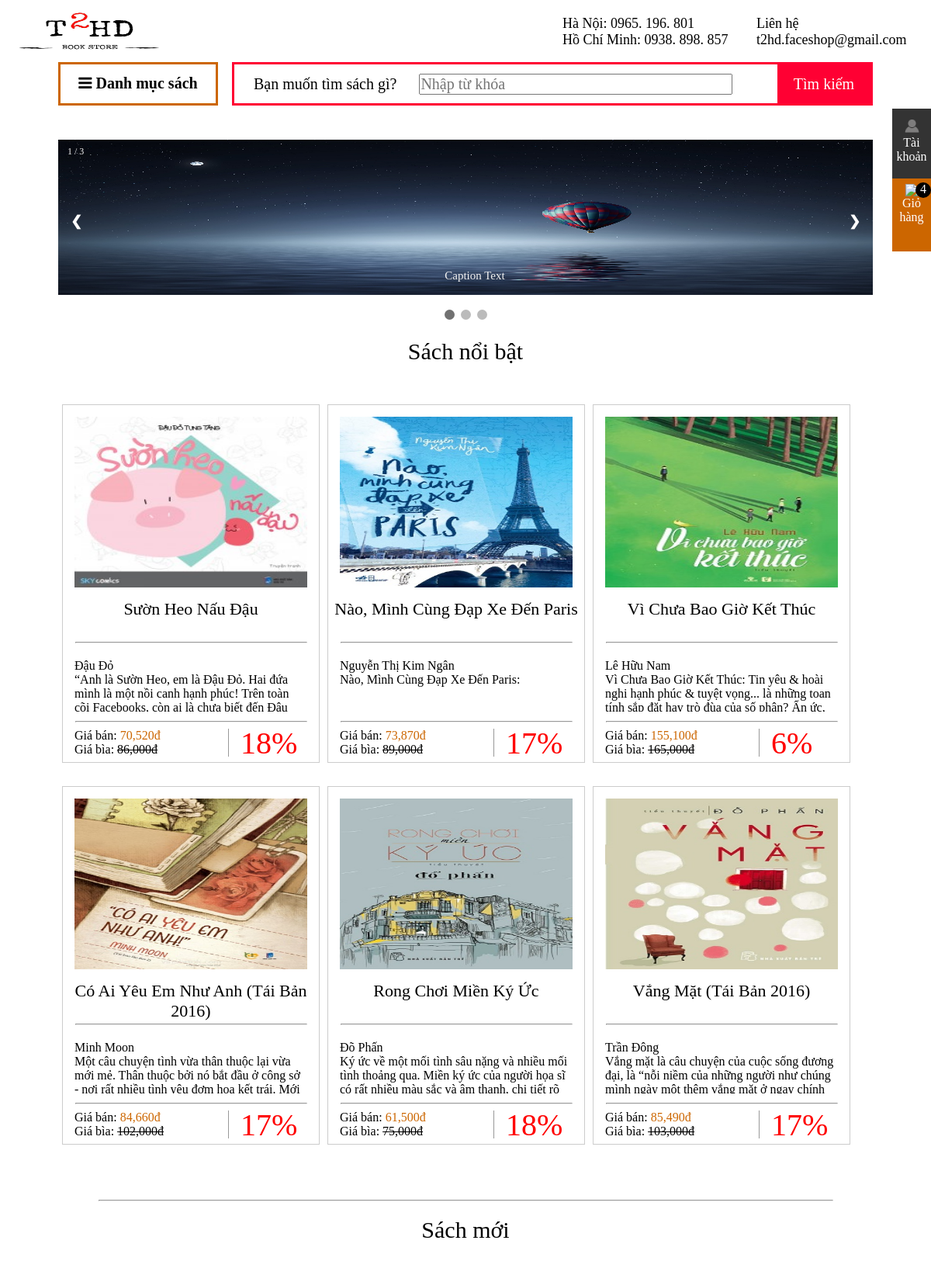
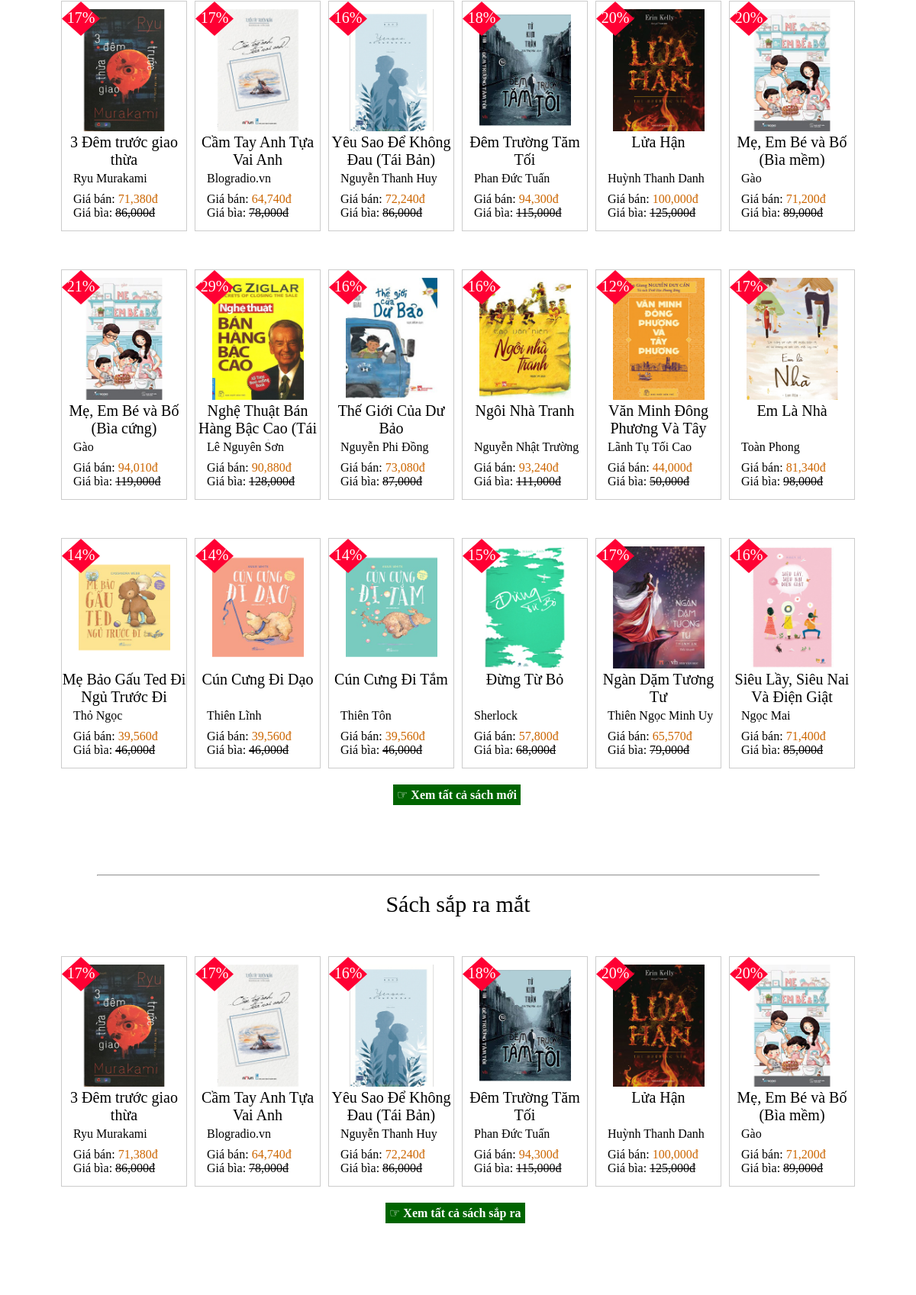
The page / (upper part) on the database its author committed (2 pictures, top to bottom).
### tables this page shows
CREATE TABLE `book` (
  `idbook` int(11) NOT NULL,
  `name` varchar(1000) NOT NULL,
  `imgdetail` varchar(100) NOT NULL COMMENT 'ảnh bìa bên trong',
  `imgbg` varchar(100) NOT NULL COMMENT 'ảnh bên ngoài',
  `idauthor` int(11) NOT NULL COMMENT 'id tác giả',
  `ngayxb` date NOT NULL COMMENT 'ngày xuất bản',
  `nhaxb` varchar(100) NOT NULL COMMENT 'nhà xuất bản',
  `nhaph` varchar(100) NOT NULL COMMENT 'nhà phát hành',
  `dangbia` varchar(100) NOT NULL COMMENT 'dạng bìa',
  `size` varchar(100) NOT NULL COMMENT 'kích thước (100 x 25 cm)',
  `weight` int(11) NOT NULL COMMENT 'khối lượng',
  `totalpages` int(11) NOT NULL COMMENT 'tổng số trang',
  `saleoff` int(11) NOT NULL COMMENT 'tiết kiệm %',
  `price` double NOT NULL COMMENT 'giá tiền',
  `info` varchar(1000) NOT NULL COMMENT 'mô tả sách',
  `idtype` int(11) NOT NULL COMMENT 'id loại sách',
  `highlights` int(11) NOT NULL COMMENT 'sách nổi bật thì số lớn',
  `status` varchar(100) NOT NULL COMMENT 'trạng thái sách',
  `sold` double NOT NULL DEFAULT '0',
  `checkDelete` int(11) NOT NULL DEFAULT '0' COMMENT 'xóa thì thành 1'
);

CREATE TABLE `author` (
  `idauthor` int(11) NOT NULL,
  `name` varchar(200) NOT NULL,
  `info` varchar(1000) NOT NULL,
  `checkDelete` int(11) NOT NULL DEFAULT '0' COMMENT 'xóa thì thành 1'
);

### controller/BookController.php (called while the page is built, shortened)
<?php
require_once $_SERVER['DOCUMENT_ROOT'].'/faceshop/model/BookModel.php';
require_once $_SERVER['DOCUMENT_ROOT'].'/faceshop/others/TestResult.php';
class BookController
{
    private $model;
    public function __construct()
    {
        $this->model = new BookModel();
    }
    public function load6BookHighlight()
    {
        $result = $this->model->get6BookHighlights();
        return TestResult::testResultController($result);
    }
    public function load12BookNew(){
        $result = $this->model->get12BookNew();
        return TestResult::testResultController($result);
    }
    public function load6BookFuture(){
        $result = $this->model->get6BookFuture();
        return TestResult::testResultController($result);
    }
}
?>

### model/DataProvider.php (called while the page is built, shortened)
<?php
class DataProvider
{
    public static function executeQuery($query){
        $result = mysql_query($query);
        return $result;
    }
}
?>

### model/BookModel.php (called while the page is built, shortened)
<?php
require_once $_SERVER['DOCUMENT_ROOT'].'/faceshop/model/DataProvider.php';
require_once $_SERVER['DOCUMENT_ROOT'].'/faceshop/model/TypeModel.php';
require_once $_SERVER['DOCUMENT_ROOT'].'/faceshop/others/TestResult.php';
class BookModel
{
    public function get6BookHighlights(){
        $result = DataProvider::executeQuery('select * from `book` ORDER BY highlights DESC LIMIT 6');
        return TestResult::testResultModel($result);
    }
    public function get12BookNew(){
        $result = DataProvider::executeQuery('select * from `book` WHERE status LIKE \'Sách mới\' LIMIT 18;');
        return TestResult::testResultModel($result);
    }
    public function get6BookFuture(){
        $result = DataProvider::executeQuery('select * from `book` WHERE  status LIKE  \'Sách mới\' LIMIT 6;');
        return TestResult::testResultModel($result);
    }
}
?>

### others/TestResult.php (called while the page is built)
<?php
class TestResult{
	public static function testResultModel($result){
		if (mysql_num_rows($result) > 0) return $result;
        return null;
	}
	public static function testResultController($result){
		if ($result == null) return null; else return $result;
	}
}
?>

### controller/AuthorController.php (called while the page is built, shortened)
<?php
require_once $_SERVER['DOCUMENT_ROOT'].'/faceshop/model/AuthorModel.php';
class AuthorController
{
    private $model;
    public function __construct()
    {
        $this->model = new AuthorModel();
    }
    public function getNameAuthorById($idAuthor){
        $result = $this->model->getName($idAuthor);
        if ($result == null) return null; else return mysql_fetch_assoc($result);
    }
}
?>

### model/AuthorModel.php (called while the page is built, shortened)
<?php
require_once $_SERVER['DOCUMENT_ROOT'].'/faceshop/model/DataProvider.php';
require_once $_SERVER['DOCUMENT_ROOT'].'/faceshop/others/TestResult.php';
class AuthorModel
{
    public function getName($idAuthor)
    {
        $result = DataProvider::executeQuery('select `name` from `author` WHERE idauthor='.$idAuthor);
        return TestResult::testResultModel($result);
    }
}
?>

### view/main_home.php (the view, shortened to what this page needs)
<!DOCTYPE html PUBLIC "-//W3C//DTD XHTML 1.0 Transitional//EN"
  "http://www.w3.org/TR/xhtml1/DTD/xhtml1-transitional.dtd">
<html xmlns="http://www.w3.org/1999/xhtml">
<head>
  <link rel="stylesheet" type="text/css" href="css/main_home.css"/>
  <link rel="stylesheet" type="text/css" href="css/main_category.css"/>
</head>
<body>
<?php
require_once 'controller/BookController.php'; $bController = new BookController();
require_once 'controller/AuthorController.php'; $authorController = new AuthorController(); ?>
<div id="main_home">
    <div>
        <?php include 'slide.php'?>
    </div>
<div id="sach_noibat">
    <div id="tieude"><p>Sách nổi bật</p></div>
    <div style="min-height: 1000px;">
        <?php  $result=$bController->load6BookHighlight(); if ($result!=null) while ($d = mysql_fetch_array($result)) { ?>
            <div id="sach">
                <div id="hinhsach"><a href="index.php?id=book&idbook=<?php echo $d['idbook']; ?>" ?><img width="300px" src="img/<?php echo $d['imgbg']; ?>"/></a></div>
                <div id="tensach"><a href="index.php?id=book&idbook=<?php echo $d['idbook']; ?>" ?><p><?php echo $d['name']; ?></p></a></div>
                <hr/>
                <div id="mota">
                    <?php $idAuthor = $d['idauthor'];$nameAuthor = $authorController->getNameAuthorById($idAuthor); if($nameAuthor!=null){ ?><p><?php echo $nameAuthor['name'] ?></p><?php } ?>
                    <p style="overflow: hidden; width: 90%; height: 50px;"><?php echo $d['info']; ?></p>
                </div>
                <hr/>
                <div id="gia">
                    <div id="gia1">
                        <p>Giá bán: <font style="color:#C60"><?php echo number_format($d['price'] * (1 - (($d['saleoff']) / 100))); ?>đ</font></p>
                        <p>Giá bìa: <font style="text-decoration:line-through"><?php echo number_format($d['price']); ?>đ</font></p>
                    </div>
                    <div id="km"><?php echo $d['saleoff']; ?>%</div>
                </div>
            </div>
        <?php } else echo 'Lỗi truy vẩn!'; ?>
    </div>
</div>
<hr/>
<div id="sach_moi">
    <div id="tieude"><p>Sách mới</p></div>
    <div id="sach_cungloai2">
        <?php $result=$bController->load12BookNew(); if ($result!=null) while ($d = mysql_fetch_array($result)) { ?>
            <div id="sach2">
                <div id="hinhsach2"><a href="index.php?id=book&idbook=<?php echo $d['idbook']; ?>"><img src="img/<?php echo $d['imgdetail']; ?>"/></a></div>
                <div id="tensach2"><a href="index.php?id=book&idbook=<?php echo $d['idbook']; ?>"><p><?php echo $d['name']; ?></a></div>
                <div id="mota2">
                    <?php $idAuthor = $d['idauthor'];$nameAuthor = $authorController->getNameAuthorById($idAuthor);  if($nameAuthor!=null){ ?><p><?php echo $nameAuthor['name'] ?></p><?php } ?>
                </div>
                <div id="gia2">
                    <p>Giá bán: <font style="color:#C60"><?php echo number_format($d['price'] * (1 - (($d['saleoff']) / 100))); ?>đ</font></p>
                    <p>Giá bìa: <font style="text-decoration:line-through"><?php echo number_format($d['price']); ?>đ</font></p>
                </div>
                <div id="km2"><?php echo $d['saleoff']; ?>%</div>
            </div>
        <?php } else echo 'Lỗi truy vẩn!'; ?>
    </div>
    <div id="show_all_new"><a href="#"> &#9758 <b>Xem tất cả sách mới</b></a></div>
</div>
<hr/>
<div id="sach_sapra">
    <div id="tieude"><p>Sách sắp ra mắt</p></div>
    <div style="min-height: 300px;">
        <?php $result=$bController->load6BookFuture(); if ($result!= null) while ($d= mysql_fetch_array($result)) { ?>
            <div id="sach2">
                <div id="hinhsach2"><a href="index.php?id=book&idbook=<?php echo $d['idbook']; ?>"><img src="img/<?php echo $d['imgdetail']; ?>"/></a></div>
                <div id="tensach2"><a href="index.php?id=book&idbook=<?php echo $d['idbook']; ?>"><p><?php echo $d['name']; ?></a></div>
                <div id="mota2">
                    <?php $idAuthor = $d['idauthor'];$nameAuthor = $authorController->getNameAuthorById($idAuthor);  if($nameAuthor!=null){ ?><p><?php echo $nameAuthor['name'] ?></p><?php } ?>
                </div>
                <div id="gia2">
                    <p>Giá bán: <font style="color:#C60"><?php echo number_format($d['price'] * (1 - (($d['saleoff']) / 100))); ?>đ</font></p>
                    <p>Giá bìa: <font style="text-decoration:line-through"><?php echo number_format($d['price']); ?>đ</font></p>
                </div>
                <div id="km2"><?php echo $d['saleoff']; ?>%</div>
            </div>
        <?php } else echo 'Lỗi truy vẩn!'; ?>
    </div>
    <div id="show_all_sapra"><a href="#"> &#9758 <b>Xem tất cả sách sắp ra</b></a></div>
</div>
</div>
  </body>
  </html>

### css/index.css (style rules this page uses)
* { margin:0; padding:0; font-family: "Times New Roman"; }

### css/head.css (style rules this page uses)
* { margin:0; padding:0; }

### css/main_home.css (style rules this page uses)
* { margin:0; padding:0; }
hr { width:90%; margin:auto; margin-top: 50px; margin-bottom: 50px; }
#main_home { width:100%; }
#sach_noibat { width:100%; margin-bottom:50px; }
#sach_moi { width:100%; min-height:1200px; margin-bottom:50px; }
#show_all_new { width: 170px; margin: auto; }
#show_all_new a { padding: 5px; background-color: darkgreen; color: #FFFFFF; margin: auto; }
#sach_sapra { width:100%; min-height:100px; }
#show_all_sapra { width: 190px; margin: auto; margin-bottom: 100px; }
#show_all_sapra a { padding: 5px; background-color: darkgreen; color: #FFFFFF; margin: auto; }
#tieude { width:100%; height: 50px; padding-top:20px; padding-bottom:10px; }
#tieude p { text-align:center; font-size:30px; color:#000; }
#sach { width:330px; height:460px; border:1px solid; border-color:#CCC; margin:5px; margin-top:25px; float:left; }
#hinhsach { width: 300px; height: 220px; margin: auto; margin: 15px; }
#hinhsach a { width: 300px; height: 220px; text-align: center; }
#hinhsach a img { width: 300px; height: 220px; }
#tensach { width: 100%; height: 50px; font-size: 22px; text-align: center; color: #000; }
#mota { height: 75px; width: 100%; margin-left: 15px; margin-top: 20px; }
#gia { width: 100%; height: 50px; margin-left: 15px; font-size: 16px; margin-top: 8px; }
#sach hr { width: 90%; margin-top: 5px; margin-bottom: 5px; }
#gia1 { width: 60%; float: left; border-right: 1px solid #999; }
#km { width: 30%; float: left; font-size: 30px; padding-left: 15px; font-size: 40px; color: red; margin-top: -5px; }
#sach a { text-decoration:none; }

### css/main_category.css (style rules this page uses)
* { margin:0; padding:0; }
hr { width:90%; margin:auto; margin-bottom: 25px; }
#sach_cungloai2 { max-height: 1800px; margin-bottom: 50px; width: 100%; }
#sach2 { width:163px; height:300px; border:1px solid; border-color:#CCC; margin:5px; margin-top:25px; margin-bottom: 25px; float:left; }
#tensach2 p { height: 50px; overflow: hidden; }
#hinhsach2 { width: 120px; margin: auto; margin-top:10px; }
#hinhsach2 a { width: 120px; text-align: center; }
#hinhsach2 a img { width:120px; height: 160px; }
#tensach2 { width: 100%; height: 40px; font-size: 20px; text-align: center; color: #000; margin-top:3px; }
#mota2 { height: 20px; width: 100%; margin-left: 15px; padding-top: 5px; margin-top:5px; }
#gia2 { width: 100%; height: 10px; margin-left: 15px; padding-top: 2px; margin-top:5px; }
#km2 { width: 50px; height:35px; float: left; font-size: 20px; text-align:center; color: #FFF; margin-top: -260px; padding-top:10px; background-color:#F03; clip-path: polygon(50% 0%, 100% 50%, 50% 100%, 0% 50%); position: absolute; border-radius: 50%; }
#sach2 a { text-decoration:none; }

### css/foot.css (style rules this page uses)
* { margin:0; padding:0; }
hr { width: 90%; margin: auto; }

### rows shown on the page
book: imgbg (picture), name "Sườn Heo Nấu Đậu", author.name "Đậu Đỏ", info "“Anh là Sườn Heo, em là Đậu Đỏ. Hai đứa mình là một nồi canh hạnh phúc! Trên toàn cõi Facebooks, còn ai là chưa biết đến Đậu…", $d['price'] * (1 - (($d['saleoff']) / 100)) "70,520", price "86,000", saleoff "18"
book: imgbg (picture), name "Nào, Mình Cùng Đạp Xe Đến Paris", author.name "Nguyễn Thị Kim Ngân", info "Nào, Mình Cùng Đạp Xe Đến Paris:", $d['price'] * (1 - (($d['saleoff']) / 100)) "73,870", price "89,000", saleoff "17"
book: imgbg (picture), name "Vì Chưa Bao Giờ Kết Thúc", author.name "Lê Hữu Nam", info "Vì Chưa Bao Giờ Kết Thúc: Tin yêu & hoài nghi hạnh phúc & tuyệt vọng... là những toan tính sắp đặt hay trò đùa của số phận? Ẩn ức,…", $d['price'] * (1 - (($d['saleoff']) / 100)) "155,100", price "165,000", saleoff "6"
book: imgbg (picture), name "Có Ai Yêu Em Như Anh (Tái Bản 2016)", author.name "Minh Moon", info "Một câu chuyện tình vừa thân thuộc lại vừa mới mẻ. Thân thuộc bởi nó bắt đầu ở công sở - nơi rất nhiều tình yêu đơm hoa kết trái. Mới…", $d['price'] * (1 - (($d['saleoff']) / 100)) "84,660", price "102,000", saleoff "17"
book: imgbg (picture), name "Rong Chơi Miền Ký Ức", author.name "Đõ Phấn", info "Ký ức về một mối tình sâu nặng và nhiều mối tình thoảng qua. Miền ký ức của người họa sĩ có rất nhiều màu sắc và âm thanh, chi tiết rõ…", $d['price'] * (1 - (($d['saleoff']) / 100)) "61,500", price "75,000", saleoff "18"
book: imgbg (picture), name "Vắng Mặt (Tái Bản 2016)", author.name "Trần Đông", info "Vắng mặt là câu chuyện của cuộc sống đương đại, là “nỗi niềm của những người như chúng mình ngày một thêm vắng mặt ở ngay chính…", $d['price'] * (1 - (($d['saleoff']) / 100)) "85,490", price "103,000", saleoff "17"
book: imgdetail (picture), name "3 Đêm trước giao thừa", author.name "Ryu Murakami", $d['price'] * (1 - (($d['saleoff']) / 100)) "71,380", price "86,000", saleoff "17"
book: imgdetail (picture), name "Cầm Tay Anh Tựa Vai Anh", author.name "Blogradio.vn", $d['price'] * (1 - (($d['saleoff']) / 100)) "64,740", price "78,000", saleoff "17"
book: imgdetail (picture), name "Yêu Sao Để Không Đau (Tái Bản)", author.name "Nguyễn Thanh Huy", $d['price'] * (1 - (($d['saleoff']) / 100)) "72,240", price "86,000", saleoff "16"
book: imgdetail (picture), name "Đêm Trường Tăm Tối", author.name "Phan Đức Tuấn", $d['price'] * (1 - (($d['saleoff']) / 100)) "94,300", price "115,000", saleoff "18"
book: imgdetail (picture), name "Lửa Hận", author.name "Huỳnh Thanh Danh", $d['price'] * (1 - (($d['saleoff']) / 100)) "100,000", price "125,000", saleoff "20"
book: imgdetail (picture), name "Mẹ, Em Bé và Bố (Bìa mềm)", author.name "Gào", $d['price'] * (1 - (($d['saleoff']) / 100)) "71,200", price "89,000", saleoff "20"
book: imgdetail (picture), name "Mẹ, Em Bé và Bố (Bìa cứng)", author.name "Gào", $d['price'] * (1 - (($d['saleoff']) / 100)) "94,010", price "119,000", saleoff "21"
book: imgdetail (picture), name "Nghệ Thuật Bán Hàng Bậc Cao (Tái…", author.name "Lê Nguyên Sơn", $d['price'] * (1 - (($d['saleoff']) / 100)) "90,880", price "128,000", saleoff "29"
book: imgdetail (picture), name "Thế Giới Của Dư Bảo", author.name "Nguyễn Phi Đồng", $d['price'] * (1 - (($d['saleoff']) / 100)) "73,080", price "87,000", saleoff "16"
book: imgdetail (picture), name "Ngôi Nhà Tranh", author.name "Nguyễn Nhật Trường", $d['price'] * (1 - (($d['saleoff']) / 100)) "93,240", price "111,000", saleoff "16"
book: imgdetail (picture), name "Văn Minh Đông Phương Và Tây…", author.name "Lãnh Tụ Tối Cao", $d['price'] * (1 - (($d['saleoff']) / 100)) "44,000", price "50,000", saleoff "12"
book: imgdetail (picture), name "Em Là Nhà", author.name "Toàn Phong", $d['price'] * (1 - (($d['saleoff']) / 100)) "81,340", price "98,000", saleoff "17"
book: imgdetail (picture), name "Mẹ Bảo Gấu Ted Đi Ngủ Trước Đi", author.name "Thỏ Ngọc", $d['price'] * (1 - (($d['saleoff']) / 100)) "39,560", price "46,000", saleoff "14"
book: imgdetail (picture), name "Cún Cưng Đi Dạo", author.name "Thiên Lĩnh", $d['price'] * (1 - (($d['saleoff']) / 100)) "39,560", price "46,000", saleoff "14"
book: imgdetail (picture), name "Cún Cưng Đi Tắm", author.name "Thiên Tôn", $d['price'] * (1 - (($d['saleoff']) / 100)) "39,560", price "46,000", saleoff "14"
book: imgdetail (picture), name "Đừng Từ Bỏ", author.name "Sherlock", $d['price'] * (1 - (($d['saleoff']) / 100)) "57,800", price "68,000", saleoff "15"
book: imgdetail (picture), name "Ngàn Dặm Tương Tư", author.name "Thiên Ngọc Minh Uy", $d['price'] * (1 - (($d['saleoff']) / 100)) "65,570", price "79,000", saleoff "17"
book: imgdetail (picture), name "Siêu Lầy, Siêu Nai Và Điện Giật", author.name "Ngọc Mai", $d['price'] * (1 - (($d['saleoff']) / 100)) "71,400", price "85,000", saleoff "16"

### other values the page prints
constants::email "t2hd.faceshop@gmail.com"
$r "4"
